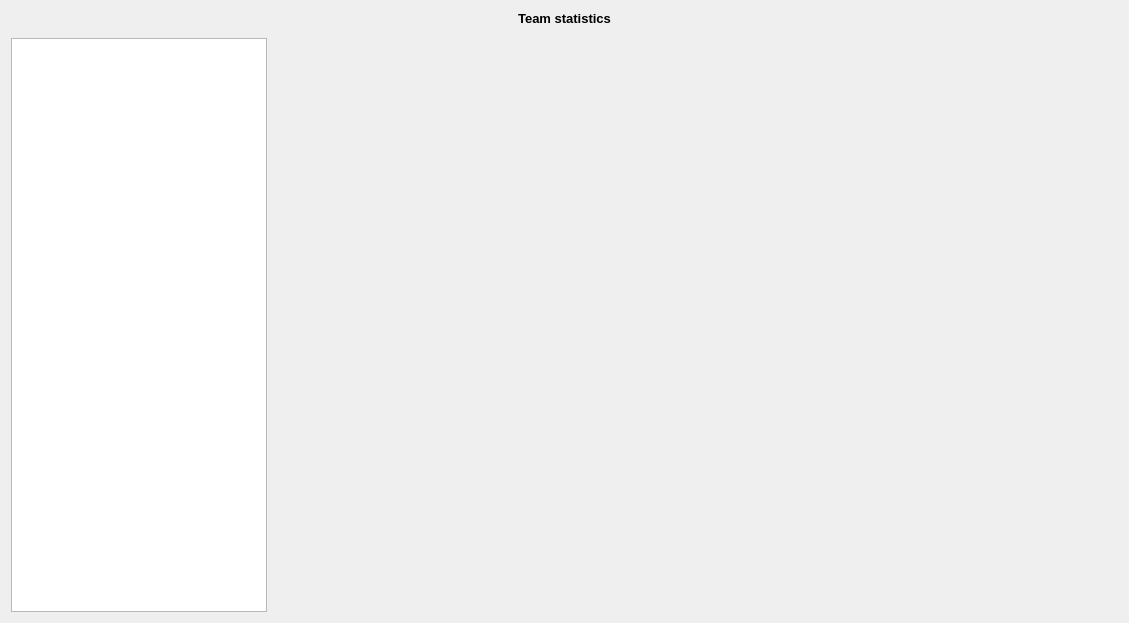
<?xml version="1.0" encoding="UTF-8"?>
<ui version="4.0">
 <class>Form_TeamStatistics</class>
 <widget class="QWidget" name="Form_TeamStatistics">
  <property name="geometry">
   <rect>
    <x>0</x>
    <y>0</y>
    <width>1129</width>
    <height>623</height>
   </rect>
  </property>
  <property name="windowTitle">
   <string>Form</string>
  </property>
  <layout class="QVBoxLayout" name="verticalLayout">
   <item>
    <widget class="QLabel" name="label_TeamStatistics">
     <property name="font">
      <font>
       <pointsize>10</pointsize>
       <bold>true</bold>
      </font>
     </property>
     <property name="layoutDirection">
      <enum>Qt::LeftToRight</enum>
     </property>
     <property name="text">
      <string>Team statistics</string>
     </property>
     <property name="alignment">
      <set>Qt::AlignCenter</set>
     </property>
    </widget>
   </item>
   <item>
    <layout class="QHBoxLayout" name="horizontalLayout">
     <property name="topMargin">
      <number>6</number>
     </property>
     <item>
      <widget class="QTreeWidget" name="tw_Teams">
       <property name="sizePolicy">
        <sizepolicy hsizetype="Maximum" vsizetype="Expanding">
         <horstretch>0</horstretch>
         <verstretch>0</verstretch>
        </sizepolicy>
       </property>
       <property name="rootIsDecorated">
        <bool>true</bool>
       </property>
       <property name="headerHidden">
        <bool>true</bool>
       </property>
       <column>
        <property name="text">
         <string notr="true">1</string>
        </property>
       </column>
      </widget>
     </item>
     <item>
      <widget class="QWidget" name="chart_area" native="true">
       <property name="sizePolicy">
        <sizepolicy hsizetype="Expanding" vsizetype="Expanding">
         <horstretch>0</horstretch>
         <verstretch>0</verstretch>
        </sizepolicy>
       </property>
       <property name="toolTip">
        <string>&lt;html&gt;&lt;head/&gt;&lt;body&gt;&lt;p&gt;&lt;br/&gt;&lt;/p&gt;&lt;/body&gt;&lt;/html&gt;</string>
       </property>
       <layout class="QVBoxLayout" name="chart_area_layout"/>
      </widget>
     </item>
    </layout>
   </item>
  </layout>
 </widget>
 <resources/>
 <connections/>
</ui>
